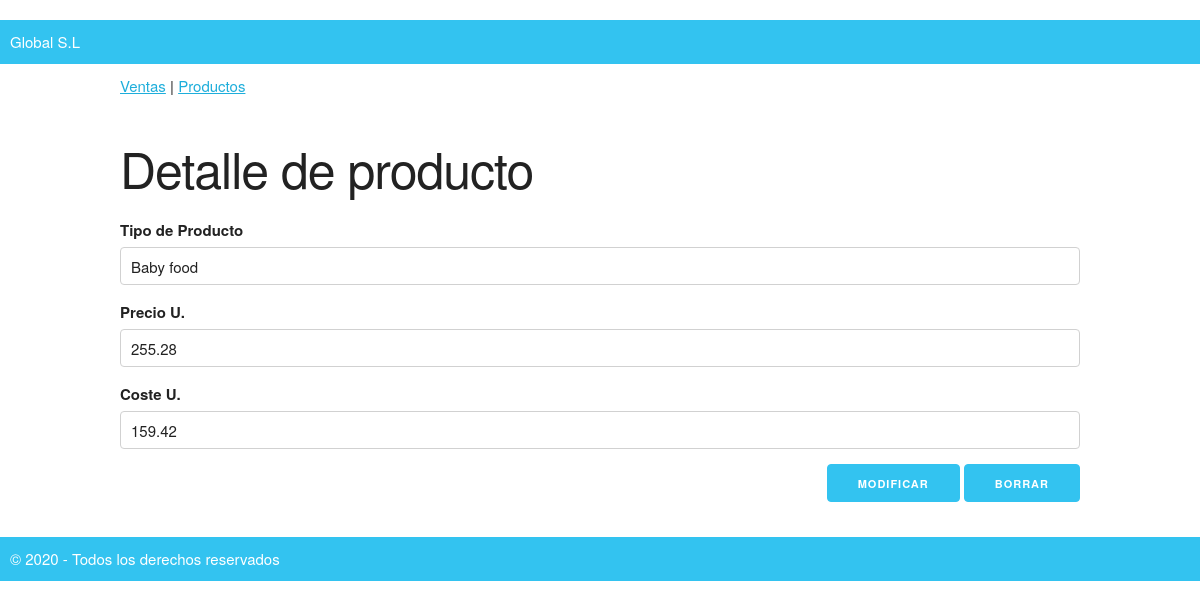
/modificaproducto?id=1, run on the app's committed database.
### tables this page shows
CREATE TABLE "productos" (
	"id"	INTEGER PRIMARY KEY AUTOINCREMENT UNIQUE,
	"tipo_producto"	TEXT NOT NULL UNIQUE,
	"precio_unitario"	REAL NOT NULL,
	"coste_unitario"	REAL NOT NULL
);

### the_app/routes.py (the view, shortened to what this page needs)
@app.route("/modificaproducto", methods=["GET","POST"])
def modifica_producto():
    if request.method == "GET":
        id = request.values["id"]
        conn= sqlite3.connect(app.config["BASE_DATOS"])
        cur = conn.cursor()
        query= "SELECT id, tipo_producto,precio_unitario,coste_unitario FROM productos where id = ?;"
        cur.execute(query,(id,)) #añadir la coma para que nos lo tome por tupla
        fila = cur.fetchone()
        conn.close()
        if fila:
            form = ModProductForm(data={"id":fila[0], "tipo_producto":fila[1], "precio_unitario":fila[2],"coste_unitario":fila[3]})
            return render_template("modproducto.html",form=form)
        else:
            return redirect(url_for("productos"))

### the_app/forms.py
class ModProductForm(FlaskForm):
    id = HiddenField("id")
    tipo_producto = StringField('Tipo de Producto', validators=[DataRequired(), Length(min=3, message="Debe tener al menos tres caracteres")])
    precio_unitario = FloatField('Precio U.', validators=[DataRequired(message="Introduce algo, nano")])
    coste_unitario = FloatField('Coste U.', validators=[DataRequired(),valida_coste])
    modificar = SubmitField('Modificar')
    borrar = SubmitField('Borrar')

### the_app/templates/modproducto.html (shortened to what this page needs)
{% extends 'base.html' %}
{% block contenido %}
<h1>Detalle de producto</h1>
<form action="/modificaproducto" class="u-full-width" method="post">
    {{ form.tipo_producto.label}}
    {% if form.tipo_producto.errors %}
        {{ form.tipo_producto(class="u-full-width error", placeholder="Producto") }}
        {% for error in form.tipo_producto.errors %}
            <p class="error-msg">{{ error }}</p>
        {% endfor%}
        {% else %}
        {{ form.tipo_producto(class="u-full-width", placeholder="Producto") }}
    {% endif %}
    {{ form.precio_unitario.label}}
    {% if form.precio_unitario.errors %}
    {{ form.precio_unitario(class="u-full-width error", placeholder="Precio unitario") }}
        {% for error in form.precio_unitario.errors %}
            <p class="error-msg">{{ error }}</p>
        {% endfor%}
    {% else %}
        {{ form.precio_unitario(class="u-full-width", placeholder="Precio unitario") }}
    {% endif %}
    {{ form.coste_unitario.label}}
    {% if form.coste_unitario.errors %}
        {{ form.coste_unitario(class="u-full-width error", placeholder="Coste") }}
        {% for error in form.coste_unitario.errors %}
            <p class="error-msg">{{ error }}</p>
        {% endfor%}
    {% else %}
        {{ form.coste_unitario(class="u-full-width", placeholder="Coste") }}
    {% endif %}
    <div class= "u-pull-right">
    {{ form.modificar(class="button-primary")}}
    {{ form.borrar(class="button-primary")}}
    </div>
</form>
{% endblock %}

### the_app/static/skeleton.css (style rules this page uses)
html { font-size: 62.5%; }
body { font-size: 1.5em; line-height: 1.6; font-weight: 400; font-family: "Raleway", "HelveticaNeue", "Helvetica Neue", Helvetica, Arial, sans-serif; color: #222; }
h1, h2, h3, h4, h5, h6 { margin-top: 0; margin-bottom: 2rem; font-weight: 300; }
h1 { font-size: 4.0rem; line-height: 1.2; letter-spacing: -.1rem; }
@media (min-width: 550px) { h1 { font-size: 5.0rem; } }
.button, button, input[type="submit"], input[type="reset"], input[type="button"] { display: inline-block; height: 38px; padding: 0 30px; color: #555; text-align: center; font-size: 11px; font-weight: 600; line-height: 38px; letter-spacing: .1rem; text-transform: uppercase; text-decoration: none; white-space: nowrap; background-color: transparent; border-radius: 4px; border: 1px solid #bbb; cursor: pointer; box-sizing: border-box; }
.button.button-primary, button.button-primary, input[type="submit"].button-primary, input[type="reset"].button-primary, input[type="button"].button-primary { color: #FFF; background-color: #33C3F0; border-color: #33C3F0; }
input[type="email"], input[type="number"], input[type="search"], input[type="text"], input[type="tel"], input[type="url"], input[type="password"], textarea, select { height: 38px; padding: 6px 10px; background-color: #fff; border: 1px solid #D1D1D1; border-radius: 4px; box-shadow: none; box-sizing: border-box; }
input[type="email"], input[type="number"], input[type="search"], input[type="text"], input[type="tel"], input[type="url"], input[type="password"], textarea { -webkit-appearance: none; -moz-appearance: none; appearance: none; }
label, legend { display: block; margin-bottom: .5rem; font-weight: 600; }
input, textarea, select, fieldset { margin-bottom: 1.5rem; }
pre, blockquote, dl, figure, table, p, ul, ol, form { margin-bottom: 2.5rem; }
.u-full-width { width: 100%; box-sizing: border-box; }
.u-pull-right { float: right; }

### data on the page
productos: tipo_producto "Baby food", precio_unitario "255.28", coste_unitario "159.42"
